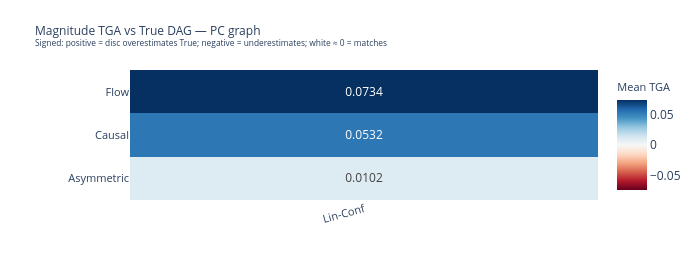
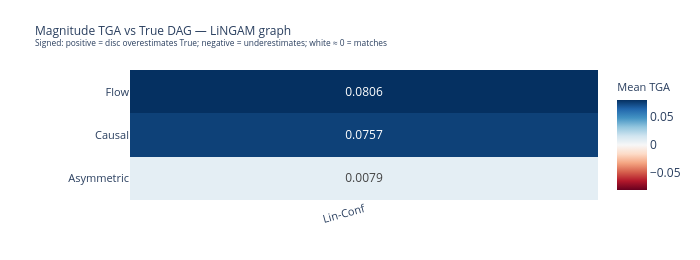

Notebook code cell kept with these figures, in order:
### Code cell
# ── 5b: Magnitude TGA heatmap per graph ───────────────────────────────────────
for g in DISC_GRAPHS:
    sub = df_tga[df_tga["Graph"] == g]
    pivot = sub.pivot_table(index="Method", columns="Dataset", values="MeanTGA")
    pivot = pivot[[DS_LABELS[ds] for ds in DATASETS if DS_LABELS[ds] in pivot.columns]]

    abs_max_tga = float(np.nanmax(np.abs(pivot.values)))

    fig_tga = go.Figure(go.Heatmap(
        z            = pivot.values,
        x            = pivot.columns.tolist(),
        y            = pivot.index.tolist(),
        colorscale   = "RdBu",
        zmid=0,
        zmin=-abs_max_tga, zmax=abs_max_tga,
        text         = [[f"{v:.4f}" if not np.isnan(v) else "—" for v in row] for row in pivot.values],
        texttemplate = "%{text}",
        textfont     = dict(size=12),
        colorbar     = dict(title=dict(text="Mean TGA", font=dict(size=11))),
        hovertemplate=f"<b>%{{y}}</b> ({g}) — %{{x}}<br>TGA=%{{z:.4f}}<extra></extra>",
    ))
    fig_tga.update_layout(
        title=dict(text=f"Magnitude TGA vs True DAG — {g} graph<br>"
                   "<sup>Signed: positive = disc overestimates True; negative = underestimates; white ≈ 0 = matches</sup>",
                   font=dict(size=12)),
        height=260, width=700,
        margin=dict(l=130, r=80, t=70, b=60),
        xaxis=dict(tickfont=dict(size=11), tickangle=-15),
        yaxis=dict(tickfont=dict(size=11)),
    )
    fig_tga.show()

### Figure 1 — Plotly figure (JSON) as saved in the notebook; plotly's stock layout.template omitted (floating-point values rounded to 4 significant figures)
{"data": [{"colorbar": {"title": {"font": {"size": 11}, "text": "Mean TGA"}}, "colorscale": [[0, "rgb(103,0,31)"], [0.1, "rgb(178,24,43)"], [0.2, "rgb(214,96,77)"], [0.3, "rgb(244,165,130)"], [0.4, "rgb(253,219,199)"], [0.5, "rgb(247,247,247)"], [0.6, "rgb(209,229,240)"], [0.7, "rgb(146,197,222)"], [0.8, "rgb(67,147,195)"], [0.9, "rgb(33,102,172)"], [1, "rgb(5,48,97)"]], "hovertemplate": "<b>%{y}</b> (PC) — %{x}<br>TGA=%{z:.4f}<extra></extra>", "text": [["0.0102"], ["0.0532"], ["0.0734"]], "textfont": {"size": 12}, "texttemplate": "%{text}", "type": "heatmap", "x": ["Lin-Conf"], "y": ["Asymmetric", "Causal", "Flow"], "z": [[0.01018], [0.0532], [0.07336]], "zmax": 0.07336, "zmid": 0, "zmin": -0.07336}], "layout": {"height": 260, "margin": {"b": 60, "l": 130, "r": 80, "t": 70}, "title": {"font": {"size": 12}, "text": "Magnitude TGA vs True DAG — PC graph<br><sup>Signed: positive = disc overestimates True; negative = underestimates; white ≈ 0 = matches</sup>"}, "width": 700, "xaxis": {"tickangle": -15, "tickfont": {"size": 11}}, "yaxis": {"tickfont": {"size": 11}}}}

### Figure 2 — Plotly figure (JSON) as saved in the notebook; plotly's stock layout.template omitted (floating-point values rounded to 4 significant figures)
{"data": [{"colorbar": {"title": {"font": {"size": 11}, "text": "Mean TGA"}}, "colorscale": [[0, "rgb(103,0,31)"], [0.1, "rgb(178,24,43)"], [0.2, "rgb(214,96,77)"], [0.3, "rgb(244,165,130)"], [0.4, "rgb(253,219,199)"], [0.5, "rgb(247,247,247)"], [0.6, "rgb(209,229,240)"], [0.7, "rgb(146,197,222)"], [0.8, "rgb(67,147,195)"], [0.9, "rgb(33,102,172)"], [1, "rgb(5,48,97)"]], "hovertemplate": "<b>%{y}</b> (LiNGAM) — %{x}<br>TGA=%{z:.4f}<extra></extra>", "text": [["0.0079"], ["0.0757"], ["0.0806"]], "textfont": {"size": 12}, "texttemplate": "%{text}", "type": "heatmap", "x": ["Lin-Conf"], "y": ["Asymmetric", "Causal", "Flow"], "z": [[0.007868], [0.0757], [0.08065]], "zmax": 0.08065, "zmid": 0, "zmin": -0.08065}], "layout": {"height": 260, "margin": {"b": 60, "l": 130, "r": 80, "t": 70}, "title": {"font": {"size": 12}, "text": "Magnitude TGA vs True DAG — LiNGAM graph<br><sup>Signed: positive = disc overestimates True; negative = underestimates; white ≈ 0 = matches</sup>"}, "width": 700, "xaxis": {"tickangle": -15, "tickfont": {"size": 11}}, "yaxis": {"tickfont": {"size": 11}}}}
